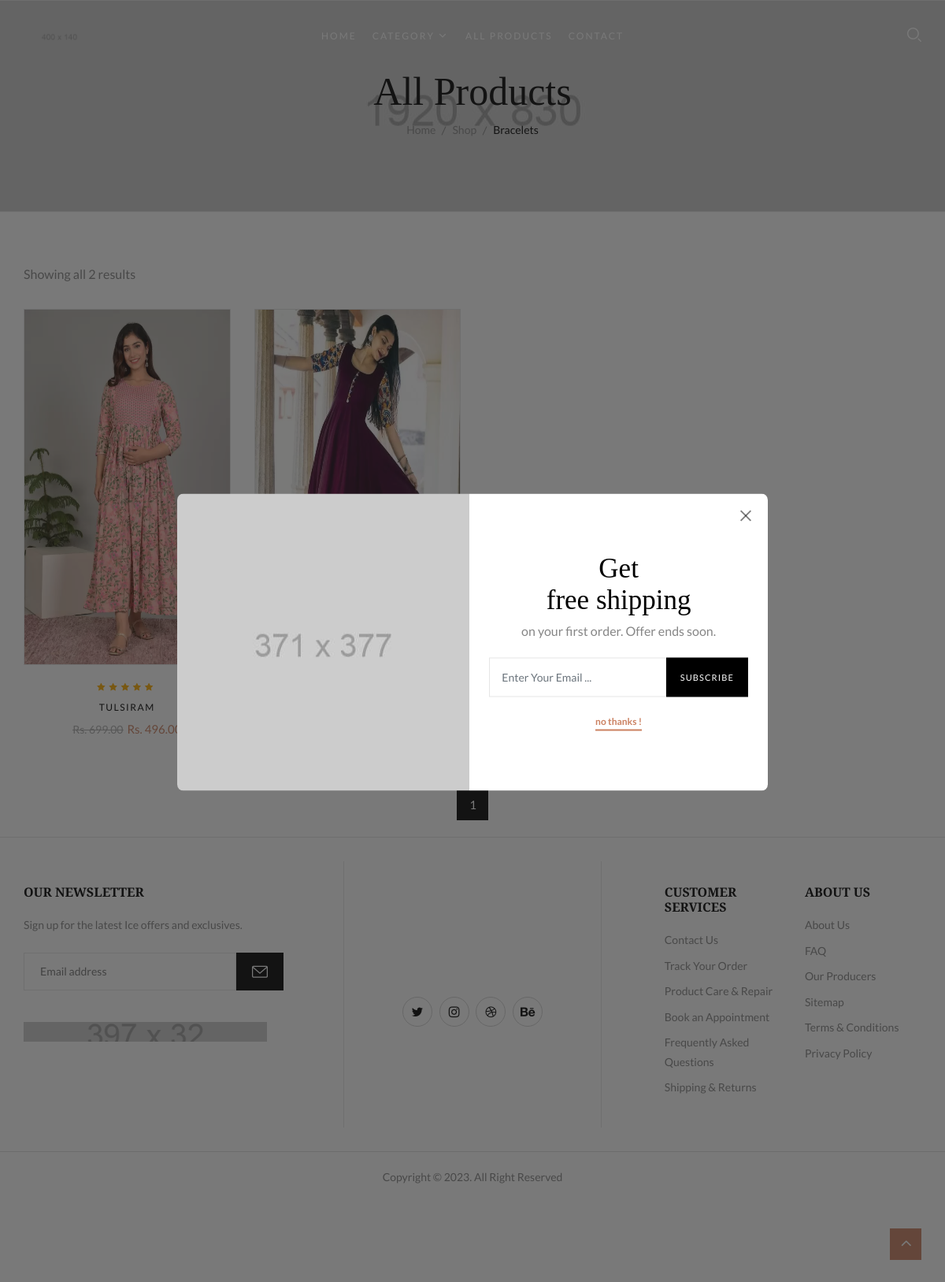
The page /shop/category/1 on the database its author committed.
### shop/models.py (models this page shows, shortened)
class Products(models.Model):
    name = models.CharField(max_length=255)
    description = models.TextField()
    price = models.DecimalField('Original Price', max_digits=10, decimal_places=2)
    disprice = models.DecimalField('Discount Price', max_digits=10, decimal_places=2, null=True, blank=True)
    size =  models.ManyToManyField(Size, related_name='products', blank=True)
    color =models.CharField(max_length=50)
    colors = models.ManyToManyField('Color', related_name='products')
    material = models.CharField(max_length=100)
    brand = models.CharField(max_length=100)
    sku = models.CharField(max_length=50, unique=True)
    category = models.ForeignKey(Category, related_name='products', on_delete=models.SET_NULL, null=True, blank=True)
    tags = models.ManyToManyField(Tag, related_name='products', blank=True)
    stock = models.PositiveIntegerField(default=0)
    is_available = models.BooleanField(default=True)
    image = models.ImageField(upload_to='product_images/')
    created_at = models.DateTimeField(auto_now_add=True)
    updated_at = models.DateTimeField(auto_now=True)

### shop/views.py (the view)
# urls.py: path('category/<pk>', views.shop_category, name='category_details'),
def shop_category(request,pk):
    products_list = Products.objects.filter(category=pk)  # Fetch all products
    products_list_count = Products.objects.filter(category=pk).count()  # Fetch all products
    paginator = Paginator(products_list, 8)  # Show 8 products per page
    page_number = request.GET.get('page')
    page_obj = paginator.get_page(page_number)
    context = {'page_obj': page_obj,"products_list_count":products_list_count}
    return render(request, 'allshop_category.html', context)

### myproject/context_processors.py (called while the page is built)
def global_context(request):
    categories = Category.objects.all()
    return {
        'categories': categories,  # Will be available as 'categories' in templates
    }

### templates/allshop_category.html (shortened to what this page needs)
{% extends "base.html" %}
{% load static %}
{% block body %}
		<div id="page" class="hfeed page-wrapper">
			<div id="site-main" class="site-main">
				<div id="main-content" class="main-content">
					<div id="primary" class="content-area">
						<div id="title" class="page-title">
							<div class="section-container">
								<div class="content-title-heading">
									<h1 class="text-title-heading">
										All Products
									</h1>
								</div>
								<div class="breadcrumbs">
									<a href="index.html">Home</a><a href="shop-grid-left.html">Shop</a>Bracelets
								</div>
							</div>
						</div>
						<div id="content" class="site-content" role="main">
							<div class="section-padding">
								<div class="section-container p-l-r">
									<div class="row">
										<div class="col-xl-12 col-lg-12 col-md-12 col-12">
											<div class="products-topbar clearfix">
												<div class="products-topbar-left">
													<div class="products-count">
														Showing all {{products_list_count}} results
													</div>
												</div>
											</div>
											<div class="tab-content">
												<div class="tab-pane fade show active" id="layout-grid" role="tabpanel">
													<div class="products-list grid">
														<div class="row">
															{% for product in page_obj %}
															<div class="col-xl-3 col-lg-4 col-md-4 col-sm-6">
																<div class="products-entry clearfix product-wapper">
																	<div class="products-thumb">
																		<div class="product-thumb-hover border">
																			<a href="{% url 'product_details' product.id %}">
																				<img width="600" height="600" style="width:500px; height:450px" src="{{product.image.url}}" class="post-image" alt="">
																			</a>
																		</div>
																	</div>
																	<div class="products-content">
																		<div class="contents text-center">
																			<div class="rating">
																				<div class="star star-5"></div>
																			</div>
																			<h3 class="product-title"><a href="{% url 'product_details' product.id %}">{{product.name}}</a></h3>
																			<span class="price">
																				<del aria-hidden="true"><span>Rs. {{product.price}}</span></del>
																				<ins><span>Rs. {{product.disprice}}</span></ins>
																			</span>
																		</div>
																	</div>
																</div>
															</div>
															{% endfor %}
														</div>
													</div>
												</div>
											</div>
											<nav class="pagination">
												<ul class="page-numbers">
													{% for num in page_obj.paginator.page_range %}
														{% if page_obj.number == num %}
															<li><span aria-current="page" class="page-numbers current">{{ num }}</span></li>
														{% else %}
															<li><a class="page-numbers" href="?page={{ num }}">{{ num }}</a></li>
														{% endif %}
													{% endfor %}
												</ul>
											</nav>
										</div>
									</div>
								</div>
							</div>
						</div>
					</div>
				</div>
			</div>
		</div>
		<div class="back-top button-show">
		</div>
{% endblock body %}

### rows shown on the page
Products: image (picture), name "TULSIRAM", price "699.00", disprice "496.00"
Products: image (picture)

### other values the page prints
{{ products_list_count }} "2"
{{ num }} "1"
